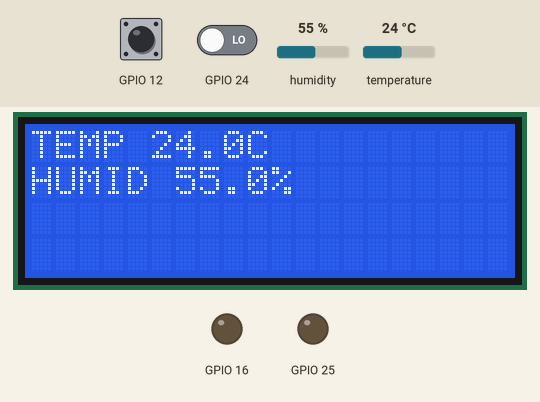
This program was run on a simulated Raspberry Pi (BCM pin numbers). Shown: 20×4 character LCD, output pins drawn as LEDs (lit = HIGH). Inputs (shaded band) come from the test bench; at power-on: GPIO 24 LOW, GPIO 12 HIGH, humidity 55 %, temperature 24 °C. The camera gives no picture and a still takes 0.5 s; what the program prints to the terminal is not drawn.

Above: at 4.5 s.
4.6 s: GPIO 24 driven HIGH
At 5.2 s:
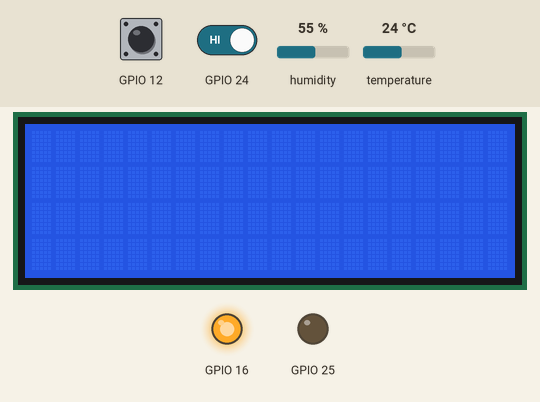
7.2 s: GPIO 12 pulled LOW for 0.4 s
At 8.7 s:
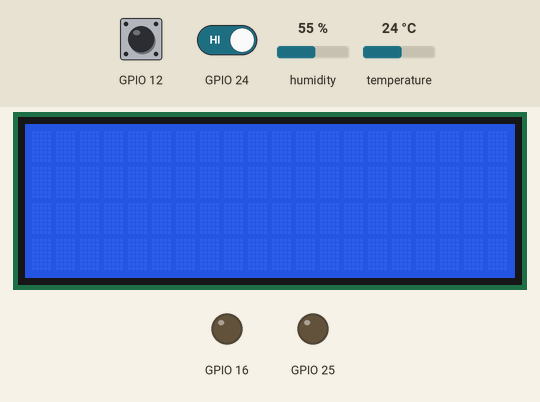
At 10.23 s:
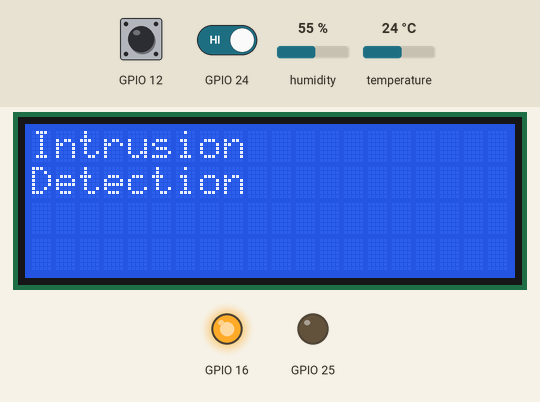
Timing chart, 0 to 16.9 s (numbered marks = the images above; inputs shaded):
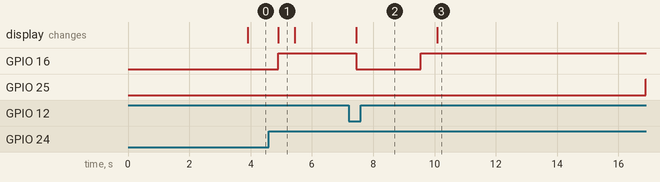

Measured:
- after the input at 4.6 s, GPIO 16: LOW → HIGH after 0.30 s; the display: changes after 0.31 s (image 1)
- after the input at 7.2 s, GPIO 16: HIGH → LOW after 0.25 s, → HIGH 2.1 s later; the display: changes after 0.25 s (image 2)
- what the display in image 1 shows lasts 0.5 s, from 4.9 s to 5.4 s

The program:

hss.py
```python
import picamera
import time
import Adafruit_DHT
import RPi.GPIO as GPIO
from RPLCD.i2c import CharLCD

GPIO.setmode(GPIO.BCM)
GPIO.setup(16,GPIO.OUT) # LED R
GPIO.setup(12,GPIO.IN,pull_up_down=GPIO.PUD_UP) # BUTTON
GPIO.setup(24,GPIO.IN) # PIR
GPIO.setup(25,GPIO.IN) # BUZZER
GPIO.setup(25,GPIO.OUT) # BUZZER

lcd = CharLCD("PCF8574", 0x27)
camera = picamera.PiCamera()
camera.resolution = (2592,1944)
intrusion_control=0
timer = 0
dht_type = 11
bcm_pin = 23

def buzz():
    pitch = 1000
    duration = 0.1
    period = 1.0 / pitch
    delay = period / 2
    cycles = int(duration * pitch)
    for i in range(cycles):
        GPIO.output(25,True)
        time.sleep(delay)
        GPIO.output(25,False)
        time.sleep(delay)

try:
    while True:
        if GPIO.input(24) == True:
            print("SENSOR ON!!")
            while True:
                buzz()
                GPIO.output(16,True)
                if intrusion_control == 0:
                    lcd.clear()
                    camera.capture("camera/theif.jpg")
                    lcd.write_string('Intrusion')
                    lcd.crlf()
                    lcd.write_string('Detection')
                    intrusion_control += 1
                if GPIO.input(12) == False:
                    print("button pressed")
                    lcd.clear()
                    GPIO.output(16,False)
                    intrusion_control = 0
                    time.sleep(2)
                    break
                time.sleep(0.3)
        else:
            GPIO.output(25,False)
            GPIO.output(16,False)
            if timer > 3:
                timer = 0
                lcd.clear()
                humidity, temperature = Adafruit_DHT.read_retry(dht_type, bcm_pin)
                humid = round(humidity,1)
                temp = round(temperature,1)
                print(humid,temp)
                lcd.write_string('TEMP ')
                lcd.write_string(str(temp))
                lcd.write_string('C ')
                lcd.crlf()
                lcd.write_string('HUMID ')
                lcd.write_string(str(humid))
                lcd.write_string('% ')
            timer+=0.3
            time.sleep(0.3)
except KeyboardInterrupt:
    lcd.clear()
    GPIO.cleanup()
finally:
    GPIO.cleanup()
```
